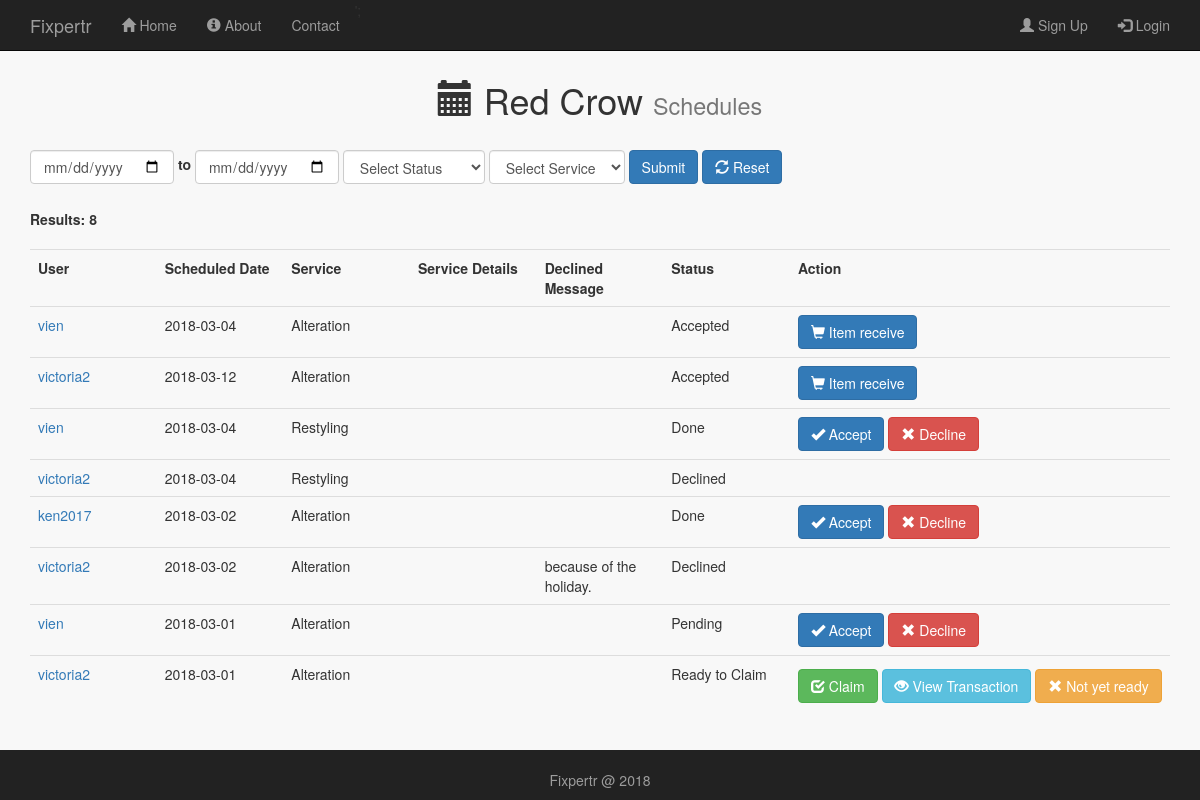
Page /public/shop_schedules.php?myshop=42 on the earlier database version.
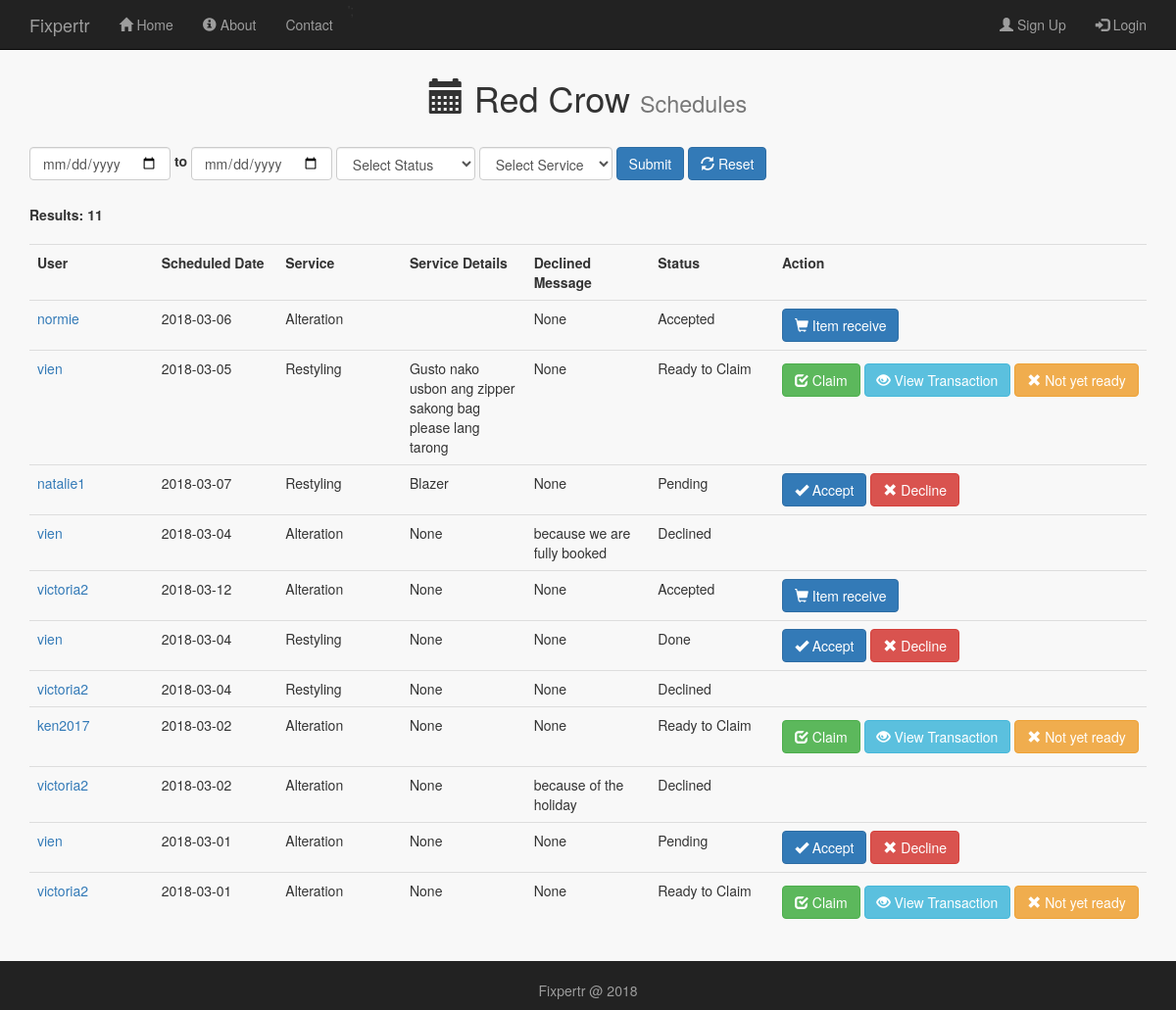
Same page on the later database version.
### tables this page shows
CREATE TABLE IF NOT EXISTS `schedules` (
  `schedule_id` int(11) NOT NULL AUTO_INCREMENT,
  `user_id` int(11) NOT NULL,
  `service_id` int(11) NOT NULL,
  `shop_id` int(11) NOT NULL,
  `schedule_date` date NOT NULL,
  `schedule_time` time NOT NULL,
  `description` varchar(256) DEFAULT 'None',
  `claim_date` date DEFAULT NULL,
  `claim_time` time DEFAULT NULL,
  `status` varchar(256) NOT NULL DEFAULT 'Pending',
  `payment_status` tinyint(4) NOT NULL DEFAULT '0',
  `user_notify` tinyint(4) DEFAULT '0',
  `notify_status` tinyint(4) NOT NULL DEFAULT '0',
  `date_sched_created` date DEFAULT NULL,
  `time_sched_created` time DEFAULT NULL,
  `accept_date` date DEFAULT NULL,
  `accept_time` time DEFAULT NULL,
  `decline_date` date DEFAULT NULL,
  `decline_time` time DEFAULT NULL,
  `decline_message` varchar(256) DEFAULT 'None',
  `done_date` date DEFAULT NULL,
  `done_time` time DEFAULT NULL,
  PRIMARY KEY (`schedule_id`),
  KEY `service_id` (`service_id`),
  KEY `shop_id` (`shop_id`),
  KEY `user_id` (`user_id`)
);

CREATE TABLE IF NOT EXISTS `users` (
  `user_id` int(11) NOT NULL AUTO_INCREMENT,
  `user_first` varchar(256) NOT NULL,
  `user_last` varchar(256) NOT NULL,
  `user_image` varchar(256) DEFAULT NULL,
  `user_gender` varchar(256) DEFAULT NULL,
  `user_address` varchar(256) DEFAULT NULL,
  `user_email` varchar(256) NOT NULL,
  `user_mobile` varchar(20) DEFAULT NULL,
  `user_uid` varchar(256) NOT NULL,
  `user_pwd` varchar(256) NOT NULL,
  `user_type` varchar(256) NOT NULL,
  `date_registered` date NOT NULL,
  `time_registered` time NOT NULL DEFAULT '00:00:00',
  `user_seen` tinyint(4) DEFAULT '0',
  `user_timestamp` timestamp NULL DEFAULT NULL,
  `sub_status` tinyint(4) NOT NULL DEFAULT '0',
  `user_status` tinyint(4) NOT NULL DEFAULT '1',
  PRIMARY KEY (`user_id`)
);

CREATE TABLE IF NOT EXISTS `services` (
  `service_id` int(11) NOT NULL AUTO_INCREMENT,
  `shop_id` int(11) NOT NULL,
  `service_name` varchar(256) NOT NULL,
  `service_description` varchar(256) NOT NULL,
  `service_cost` decimal(13,2) NOT NULL,
  `service_status` tinyint(4) NOT NULL DEFAULT '1',
  PRIMARY KEY (`service_id`),
  KEY `services_ibfk_1` (`shop_id`)
);

### public/shop_schedules.php (the view, shortened to what the changed rows need)
<?php
    include_once '../includes/db_connection.php';
    $shop_name = '';
    if (isset($_GET['myshop'])) {
    $shop_id = $_GET['myshop'];
    $rec = mysqli_query($connection,"SELECT * FROM shops,shop_categories WHERE shop_id = $shop_id AND shops.shop_cat_id = shop_categories.shop_cat_id");
    $record = mysqli_fetch_array($rec);
    $shop_id = $record['shop_id'];
    $shop_name = $record['shop_name'];
  }
   $results = mysqli_query($connection,"SELECT * FROM users,schedules, services WHERE schedules.shop_id = $shop_id AND schedules.service_id = services.service_id AND schedules.user_id = users.user_id  ORDER BY schedule_id DESC");
?>
<!doctype html>
<html lang="en">
  <head>
    <link rel="stylesheet" type="text/css" href="stylesheets/bootstrap.min.css">
    <link rel="stylesheet" type="text/css" href="stylesheets/mystyles.css">
  </head>
  <body id="shop_schedules">
      <div class=" content container">
      <h1 class="text-center"><span class="glyphicon glyphicon-calendar"></span> <?php echo $shop_name;?> <small>Schedules</small> </h1><br/>
      <br/>
       <div class="row">
           <div class="col-sm-12">
           <div>
             <strong>Results: <?php $shop_count = mysqli_num_rows($results); echo $shop_count;?> </strong>
           </div>
               <br/>
                <div class="table-responsive"  >
              <table class="table">
                <tr>
                    <th width="10%"> User</th>
                  <th width="10%">Scheduled Date</th>
                  <th width="10%">Service</th>
                  <th width="10%">Service Details</th>
                  <th width="10%">Declined Message</th>
                  <th width="10%">Status</th>
                  <th width="30%">Action</th>
                </tr>
                 <?php while ($row = mysqli_fetch_array($results)) { ?>
                  <tr>
                          <td><a href="p_user_provider.php?myshop=<?php echo $shop_id?>&user=<?php echo $row['user_id'];?>"><?php echo $row['user_uid']; ?></a></td>
                      <td><?php echo $row['schedule_date']; ?></td>
                      <td><?php echo $row['service_name']; ?></td>
                      <td><?php echo $row['description']; ?></td>
                      <td><?php echo $row['decline_message']; ?></td>
                      <td><?php echo $row['status']; ?></td>
                      <td>
                  <?php if($row['status'] != 'Cancelled' && $row['status'] !='Accepted' && $row['status'] != 'Declined'&& $row['status'] != 'Done Billing' && $row['status'] != 'Ready to Claim' && $row['status'] != 'Claimed'  && $row['status'] != 'Paid' && $row['status'] != 'Item Received')  : ?>
                         <a href="send_message.php?myshop=<?php echo $shop_id;?>&accept=<?php echo $row['schedule_id'];?>"  class="btn btn-primary" role="button"><span class="glyphicon glyphicon-ok"></span> Accept</a>
                       <a href="#"  class="btn btn-danger" role="button" title="<strong>Why?</strong>" data-toggle="popover" data-placement="top" data-content='
                      <form method="POST" action="send_message.php">
                      <input type="hidden" name="shop_id" value="<?php echo $shop_id;?>">
                      <input type="hidden" name="schedule_id" value="<?php echo $row['schedule_id'];?>">
                      <div class="form-group">
                        <textarea class="form-control" rows="5" id="comment" name="comment"></textarea>
                      </div>
                      <div class="form-group">
                      <button type="submit" name="submit_declined" class = "btn btn-success btn-block"><span class ="glyphicon glyphicon-ok"></span> Confirm</button>
                      </div>
                      </form>'
                      data-html="true"><span class="glyphicon glyphicon-remove"></span> Decline</a>
                  <?php elseif($row['status'] == 'Accepted') : ?>
                     <a href="shop_schedules.php?myshop=<?php echo $shop_id?>&receive=<?php echo $row['schedule_id']?>"  class="btn btn-primary" role="button"><span class="glyphicon glyphicon-shopping-cart"></span> Item receive</a>
                  <?php elseif($row['status'] == 'Ready to Claim') : ?>
                    <?php
                      $query = mysqli_query($connection, "SELECT * FROM payments WHERE schedule_id ='".$row['schedule_id']."'");
                      $paid_results = mysqli_num_rows($query); ?>
                     <?php if($paid_results < 1) : ?>
                      <a href="shop_schedules.php?myshop=<?php echo $shop_id?>&claim=<?php echo $row['schedule_id']?>"  class="btn btn-success disabled" role="button"><span class="glyphicon glyphicon-check"></span> Claim</a>
                     <a href="bill_summary.php?myshop=<?php echo $shop_id?>&view=<?php echo $row['schedule_id']?>"  class="btn btn-info disabled" role="button" ><span class="glyphicon glyphicon-eye-close "></span> Not yet paid</a>
                      <a href="bill_summary.php?myshop=<?php echo $shop_id?>&cash=<?php echo $row['schedule_id']?>"  class="btn btn-primary" role="button"><span class="glyphicon glyphicon-coins"></span> Cash Payment</a>
                      <a href="shop_schedules.php?myshop=<?php echo $shop_id?>&notyetready=<?php echo $row['schedule_id'];?>"  class="btn btn-warning " role="button" style="margin-top: 5px; margin-bottom: 5px;"><span class="glyphicon glyphicon-remove"></span> Not yet ready</a>
                    <?php else: ?>
                       <a href="shop_schedules.php?myshop=<?php echo $shop_id?>&claim=<?php echo $row['schedule_id']?>"  class="btn btn-success" role="button"><span class="glyphicon glyphicon-check"></span> Claim</a>
                     <a href="bill_summary.php?myshop=<?php echo $shop_id?>&view=<?php echo $row['schedule_id']?>"  class="btn btn-info" role="button"><span class="glyphicon glyphicon-eye-open"></span> View Transaction</a>
                      <a href="shop_schedules.php?myshop=<?php echo $shop_id?>&notyetready=<?php echo $row['schedule_id'];?>"  class="btn btn-warning " role="button" style="margin-top: 5px; margin-bottom: 5px;"><span class="glyphicon glyphicon-remove"></span> Not yet ready</a>
                    <?php endif ?>
                  <?php endif ?>
                        </td>
                  </tr>
                  <?php } ?>
              </table>
            </div>
           </div>
       </div>
      </div>
    <?php include '../includes/layouts/footer.php';?>

Differences in the rows shown:
added schedules: user.user_uid "normie", schedule_date "2018-03-06", service.service_name "Alteration", decline_message "None", status "Accepted"
added schedules: user.user_uid "vien", schedule_date "2018-03-05", service.service_name "Restyling", description "Gusto nako usbon ang zipper sakong bag please lang tarong", decline_message "None", status "Ready to Claim"
added schedules: user.user_uid "natalie1", schedule_date "2018-03-07", service.service_name "Restyling", description "Blazer", decline_message "None", status "Pending", $shop_id 42 (drawn)
changed schedules: description (not shown) → "None"; decline_message (not shown) → "because we are fully booked"; status "Accepted" → "Declined"; no longer shows "Item receive"
changed schedules (number 5 of 11 on the later page): description (not shown) → "None"; decline_message (not shown) → "None"
changed schedules "Done": description (not shown) → "None"; decline_message (not shown) → "None"
changed schedules (number 7 of 11 on the later page): description (not shown) → "None"; decline_message (not shown) → "None"
changed schedules "ken2017": description (not shown) → "None"; decline_message (not shown) → "None"; status "Done" → "Ready to Claim"; status "Accept Decline" → "Claim View Transaction Not yet ready"
changed schedules: description (not shown) → "None"; decline_message "because of the holiday." → "because of the holiday"
changed schedules (number 10 of 11 on the later page): description (not shown) → "None"; decline_message (not shown) → "None"
changed schedules (number 11 of 11 on the later page): description (not shown) → "None"; decline_message (not shown) → "None"
Other differences:
$shop_count: "8" → "11"
